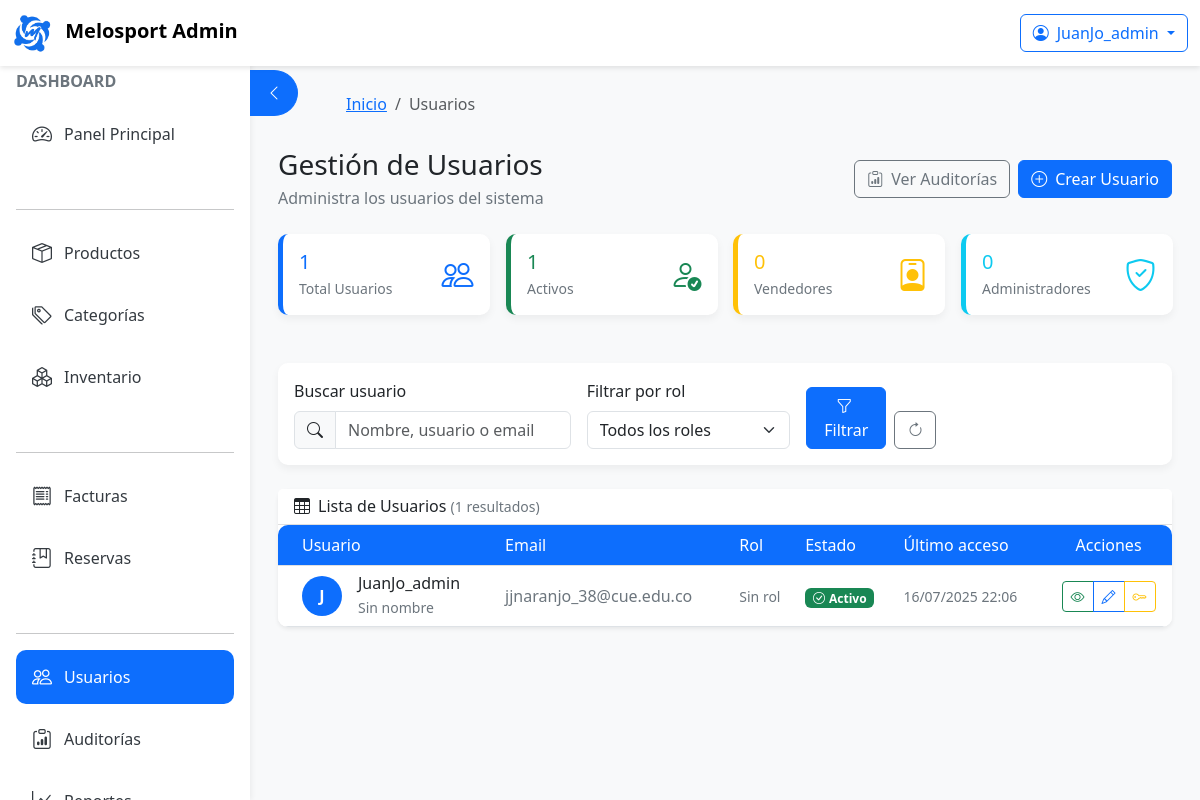
Page /backoffice/users/ (signed in) on the committed database.
### apps/users/models.py (models this page shows, shortened)
class User(AbstractUser):
    roles = models.ManyToManyField("Role", blank=True)
    phone = models.CharField(max_length=20, blank=True)
    is_active = models.BooleanField(default=True)
    last_access = models.DateTimeField(null=True, blank=True)
    current_login = models.DateTimeField(null=True, blank=True)
    groups = models.ManyToManyField(
        'auth.Group',
        verbose_name='groups',
        blank=True,
        help_text='The groups this user belongs to.',
        related_name="melo_user_groups",
        related_query_name="user",
    )
    user_permissions = models.ManyToManyField(
        'auth.Permission',
        verbose_name='user permissions',
        blank=True,
        help_text='Specific permissions for this user.',
        related_name="melo_user_permissions",
        related_query_name="user",
    )
    class Meta:
        verbose_name = "Usuario"
        verbose_name_plural = "Usuarios"

### apps/users/views.py (the view, shortened to what this page needs)
# urls.py: path("", UserListView.as_view(), name="list"),
class UserListView(LoginRequiredMixin, PermissionRequiredMixin, ListView):
    model = User
    template_name = "backoffice/users/list.html"
    context_object_name = "users"
    paginate_by = 10
    permission_required = "auth.view_user"
    def get_queryset(self):
        qs = User.objects.all().prefetch_related("groups")
        search = self.request.GET.get("q")
        group_id = self.request.GET.get("group_id")
        if group_id:
            qs = qs.filter(groups__id=group_id)
        return qs.distinct()
    def get_context_data(self, **kwargs):
        ctx = super().get_context_data(**kwargs)
        admin_group = Group.objects.filter(name__iexact="Administrador").first()
        vendor_group = Group.objects.filter(name__iexact="Vendedor").first()
        ctx.update({
            "total_users": User.objects.count(),
            "active_users": User.objects.filter(is_active=True).count(),
            "vendors": User.objects.filter(groups=vendor_group).count() if vendor_group else 0,
            "admins": User.objects.filter(groups=admin_group).count() if admin_group else 0,
            "groups": list(Group.objects.order_by("name").values("id", "name")),
            "users_by_role": (
                User.objects.values("groups__name")
                .annotate(count=Count("id"))
                .order_by()
            ),
        })
        return ctx

### apps/backoffice/templates/backoffice/users/list.html (shortened to what this page needs)
{% extends "backoffice/base_backoffice.html" %}
{% load breadcrumbs %}
{% block breadcrumb %}
  {% breadcrumb "Usuarios" %}
{% endblock %}
{% block content %}
<div class="container-fluid py-4">
    <div class="d-flex justify-content-between align-items-center mb-4">
      <div>
        <h1 class="h3 mb-1 text-dark">Gestión de Usuarios</h1>
        <p class="text-muted mb-0">Administra los usuarios del sistema</p>
      </div>
      <div class="d-flex gap-2">
        {% if perms.users.view_auditlog %}
          <a href="{% url 'backoffice:users:auditlog_list' %}" class="btn btn-outline-secondary">
            <i class="bi bi-clipboard-data me-2"></i>Ver Auditorías
          </a>
        {% endif %}
        {% if perms.auth.add_user %}
          <a href="{% url 'backoffice:users:create' %}" class="btn btn-primary">
            <i class="bi bi-plus-circle me-2"></i>Crear Usuario
          </a>
        {% endif %}
      </div>
    </div>
  <div class="row g-3 mb-4">
    <div class="col-md-3">
      <div class="card stats-card border-left-primary">
        <div class="card-body d-flex justify-content-between align-items-center">
          <div>
            <h5 class="card-title text-primary mb-1">{{ total_users }}</h5>
            <p class="card-text text-muted small mb-0">Total Usuarios</p>
          </div>
          <div class="stats-icon"><i class="bi bi-people"></i></div>
        </div>
      </div>
    </div>
    <div class="col-md-3">
      <div class="card stats-card border-left-success">
        <div class="card-body d-flex justify-content-between align-items-center">
          <div>
            <h5 class="card-title text-success mb-1">{{ active_users }}</h5>
            <p class="card-text text-muted small mb-0">Activos</p>
          </div>
          <div class="stats-icon text-success"><i class="bi bi-person-check"></i></div>
        </div>
      </div>
    </div>
    <div class="col-md-3">
      <div class="card stats-card border-left-warning">
        <div class="card-body d-flex justify-content-between align-items-center">
          <div>
            <h5 class="card-title text-warning mb-1">{{ vendors }}</h5>
            <p class="card-text text-muted small mb-0">Vendedores</p>
          </div>
          <div class="stats-icon text-warning"><i class="bi bi-person-badge"></i></div>
        </div>
      </div>
    </div>
    <div class="col-md-3">
      <div class="card stats-card border-left-info">
        <div class="card-body d-flex justify-content-between align-items-center">
          <div>
            <h5 class="card-title text-info mb-1">{{ admins }}</h5>
            <p class="card-text text-muted small mb-0">Administradores</p>
          </div>
          <div class="stats-icon text-info"><i class="bi bi-shield-check"></i></div>
        </div>
      </div>
    </div>
  </div>
  <div class="card mb-4">
    <div class="card-body">
      <form method="get" class="row g-3">
        <div class="col-md-4">
          <label for="search" class="form-label">Buscar usuario</label>
          <div class="input-group">
            <span class="input-group-text"><i class="bi bi-search"></i></span>
            <input type="text" class="form-control" id="search" name="q"
                   value="{{ request.GET.q }}" placeholder="Nombre, usuario o email">
          </div>
        </div>
        <div class="col-md-3">
          <label for="group" class="form-label">Filtrar por rol</label>
          <select class="form-select" id="group" name="group_id">
            <option value="">Todos los roles</option>
          </select>
        </div>
        <div class="col-md-2 d-flex align-items-end">
          <button type="submit" class="btn btn-primary me-2">
            <i class="bi bi-funnel me-1"></i>Filtrar
          </button>
          <a href="{% url 'backoffice:users:list' %}" class="btn btn-outline-secondary" title="Restablecer">
            <i class="bi bi-arrow-clockwise"></i>
          </a>
        </div>
      </form>
    </div>
  </div>
  <div class="card shadow-sm">
    <div class="card-header bg-white">
      <h6 class="mb-0">
        <i class="bi bi-table me-2"></i>Lista de Usuarios
        <small class="text-muted">({{ users|length }} resultados)</small>
      </h6>
    </div>
    <div class="card-body p-0">
      <div class="table-responsive">
        <table class="table table-hover align-middle mb-0">
          <thead class="table-light">
            <tr>
              <th class="ps-4">Usuario</th>
              <th>Email</th>
              <th>Rol</th>
              <th>Estado</th>
              <th>Último acceso</th>
              <th class="text-center">Acciones</th>
            </tr>
          </thead>
          <tbody>
          {% for user in users %}
            <tr>
              <td class="ps-4">
                <div class="d-flex align-items-center">
                  <div class="avatar-sm me-3">
                    <div class="bg-primary text-white rounded-circle d-flex align-items-center justify-content-center"
                         style="width: 40px; height: 40px;">
                      <span class="fw-bold">{{ user.first_name.0|default:user.username.0|upper }}</span>
                    </div>
                  </div>
                  <div>
                    <h6 class="mb-1">{{ user.username }}</h6>
                    <p class="mb-0 small text-muted">
                      {% if user.first_name %}{{ user.first_name }} {{ user.last_name }}{% else %}Sin nombre{% endif %}
                    </p>
                  </div>
                </div>
              </td>
              <td><span class="text-muted">{{ user.email|default:"Sin email" }}</span></td>
              <td>
                {% for group in user.groups.all %}
                  {% if group.name|lower == "administrador" %}
                    <span class="badge bg-danger"><i class="bi bi-shield-fill me-1"></i>{{ group.name }}</span>
                  {% elif group.name|lower == "vendedor" %}
                    <span class="badge bg-primary"><i class="bi bi-person-badge me-1"></i>{{ group.name }}</span>
                  {% else %}
                    <span class="badge bg-secondary">{{ group.name }}</span>
                  {% endif %}
                {% empty %}
                  <span class="text-muted small">Sin rol</span>
                {% endfor %}
              </td>
              <td>
                {% if user.is_active %}
                  <span class="badge bg-success"><i class="bi bi-check-circle me-1"></i>Activo</span>
                {% else %}
                  <span class="badge bg-danger"><i class="bi bi-x-circle me-1"></i>Inactivo</span>
                {% endif %}
              </td>
              <td>
                <span class="text-muted small">
                  {% if user.last_login %}{{ user.last_login|date:"d/m/Y H:i" }}{% else %}Nunca{% endif %}
                </span>
              </td>
              <td class="text-center">
                <div class="btn-group" role="group">
                  {% if perms.auth.view_user %}
                    <a href="{% url 'backoffice:users:detail' user.pk %}" class="btn btn-sm btn-outline-success action-btn" title="Ver detalles">
                      <i class="bi bi-eye"></i>
                    </a>
                  {% endif %}
                  {% if perms.auth.change_user %}
                    <a href="{% url 'backoffice:users:edit' user.pk %}" class="btn btn-sm btn-outline-primary action-btn" title="Editar">
                      <i class="bi bi-pencil"></i>
                    </a>
                    <a href="{% url 'backoffice:users:set_password' user.pk %}" class="btn btn-sm btn-outline-warning action-btn" title="Cambiar contraseña">
                      <i class="bi bi-key"></i>
                    </a>
                  {% endif %}
                </div>
              </td>
            </tr>
          {% endfor %}
          </tbody>
        </table>
      </div>
    </div>
  </div>
</div>
{% endblock %}

### apps/backoffice/templates/backoffice/base_backoffice.html (shortened to what this page needs)
<!DOCTYPE html>
<html lang="es">
<head>
    <link href="https://cdn.jsdelivr.net/npm/bootstrap@5.3.0-alpha1/dist/css/bootstrap.min.css" rel="stylesheet">
    <link rel="stylesheet" href="https://cdn.jsdelivr.net/npm/bootstrap-icons@1.11.1/font/bootstrap-icons.css">
    {% load static %}
    <link rel="stylesheet" href="{% static 'css/styles_inventario.css' %}">
</head>
<body>
<nav class="navbar navbar-expand-lg navbar-light fixed-top" role="navigation" aria-label="Navegación principal">
    <div class="container-fluid">
        <a class="navbar-brand fw-bold" href="{% url 'backoffice:dashboard' %}" aria-label="Ir al inicio">
            <img src="{% static 'img/Logo sin fondo azul.png' %}" alt="Melosport Logo" height="40" class="me-2">
            Melosport Admin
        </a>
        <div class="d-flex align-items-center">
            {% if user.is_authenticated %}
            <div class="dropdown">
                <button class="btn btn-outline-primary dropdown-toggle" type="button" id="userDropdown"
                        data-bs-toggle="dropdown" aria-expanded="false">
                    <i class="bi bi-person-circle me-2"></i>{{ user.username }}
                </button>
            </div>
            {% endif %}
        </div>
    </div>
</nav>
    <button class="btn btn-primary sidebar-toggle" type="button" aria-label="Alternar menú lateral" id="sidebarToggle">
        <i class="bi bi-chevron-left" id="toggleIcon"></i>
    </button>
    <nav class="sidebar" role="navigation" aria-label="Menú lateral de administración">
      <div class="d-flex flex-column h-100">
        <div class="mb-4">
          <h6 class="text-muted text-uppercase fw-bold mb-3">Dashboard</h6>
          <a href="{% url 'backoffice:dashboard' %}"
             class="sidebar-link {% if request.resolver_match.url_name == 'dashboard' %}active{% endif %}">
            <i class="bi bi-speedometer2"></i> Panel Principal
          </a>
        </div>
        <div class="mb-4">
          <hr>
          {% if perms.products.view_product %}
          <a href="{% url 'backoffice:products:product_list' %}"
             class="sidebar-link {% if request.resolver_match.url_name == 'product_list' %}active{% endif %}">
            <i class="bi bi-box-seam"></i> Productos
          </a>
          {% endif %}
          {% if perms.categories.view_category %}
          <a href="{% url 'backoffice:categories:home' %}"
             class="sidebar-link {% if request.resolver_match.url_name == 'home' %}active{% endif %}">
            <i class="bi bi-tags"></i> Categorías
          </a>
          {% endif %}
          {% if perms.products.view_inventorymovement %}
          <a href="{% url 'backoffice:products:inventory:index' %}"
             class="sidebar-link {% if request.resolver_match.url_name == 'index' %}active{% endif %}">
            <i class="bi bi-boxes"></i> Inventario
          </a>
          {% endif %}
        </div>
        <div class="mb-4">
          <hr>
          {% if perms.billing.view_invoice %}
          <a href="{% url 'backoffice:billing:invoice_list' %}"
             class="sidebar-link {% if request.resolver_match.url_name == 'invoice_list' %}active{% endif %}">
            <i class="bi bi-receipt"></i> Facturas
          </a>
          {% endif %}
          {% if perms.billing.view_reservation %}
          <a href="{% url 'backoffice:billing:reservation_list' %}"
             class="sidebar-link {% if request.resolver_match.url_name == 'reservation_list' %}active{% endif %}">
            <i class="bi bi-journal-bookmark"></i> Reservas
          </a>
          {% endif %}
        </div>
        <div class="mb-4">
          <hr>
          {% if perms.auth.view_user %}
          <a href="{% url 'backoffice:users:list' %}"
            class="sidebar-link {% if request.resolver_match.url_name == 'list' %}active{% endif %}">
            <i class="bi bi-people"></i> Usuarios
          </a>
          {% endif %}
          {% if perms.users.view_auditlog %}
          <a href="{% url 'backoffice:users:auditlog_list' %}"
             class="sidebar-link {% if request.resolver_match.url_name == 'auditlog_list' %}active{% endif %}">
            <i class="bi bi-clipboard-data"></i> Auditorías
          </a>
          {% endif %}
          {% if perms.reports.view_report %}
          <a href="{% url 'backoffice:reports:definition_list' %}"
             class="sidebar-link {% if request.resolver_match.url_name == 'definition_list' %}active{% endif %}">
            <i class="bi bi-graph-up"></i> Reportes
          </a>
          {% endif %}
        </div>
      </div>
    </nav>
<main class="main-content px-3" role="main">
  {% block breadcrumb %}
    {% load breadcrumbs %}
  {% endblock %}
  {% block content %}{% endblock %}
</main>
</body>
</html>

### rows in the picture
User: username "JuanJo_admin", first_name.0 "J", shows "Sin nombre", email "jjnaranjo_38@cue.edu.co", is_active True (drawn), last_login "16/07/2025 22:06"

### other values in the picture
{{ it.label }} "Usuarios"
{{ total_users }} "1"
{{ active_users }} "1"
{{ vendors }} "0"
{{ admins }} "0"
{{ users|length }} "1"
